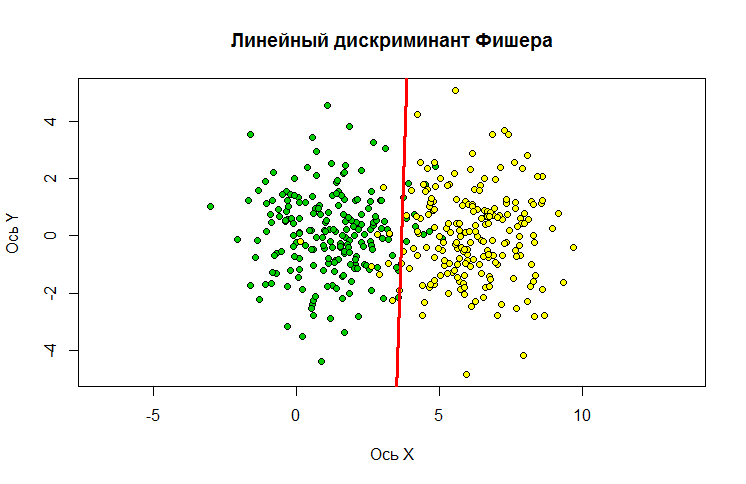

The R source for this figure:
estimateFisherCovarianceMatrix <- function(objects1, objects2, mu1, mu2)
  
{
  
  rows1 <- dim(objects1)[1]
  
  rows2 <- dim(objects2)[1]
  
  rows <- rows1 + rows2
  
  cols <- dim(objects1)[2]
  
  sigma <- matrix(0, cols, cols)
  
  for (i in 1:rows1)
    
  {
    
    sigma <- sigma + (t(objects1[i,] - mu1) %*% (objects1[i,] - mu1)) / (rows + 2)
    
  }
  
  for (i in 1:rows2)
    
  {
    
    sigma <- sigma + (t(objects2[i,] - mu2) %*% (objects2[i,] - mu2)) / (rows + 2)
    
  }
  
  return (sigma)
  
}

Sigma1 <- matrix(c(2, 0, 0, 2), 2, 2)

Sigma2 <- matrix(c(2, 0, 0, 2), 2, 2)

Mu1 <- c(1, 0)

Mu2 <- c(6, 0)

xy1 <- mvrnorm(n=ObjectsCountOfEachClass, Mu1, Sigma1)

xy2 <- mvrnorm(n=ObjectsCountOfEachClass, Mu2, Sigma2)

xl <- rbind(cbind(xy1, 1), cbind(xy2, 2))

colors <- c("green3", "yellow")

plot(xl[,1], xl[,2], pch = 21, bg = colors[xl[,3]], asp = 1, xlab = "Ось X", ylab = "Ось Y", main = "Линейный дискриминант Фишера")

objectsOfFirstClass <- xl[xl[,3] == 1, 1:2]

objectsOfSecondClass <- xl[xl[,3] == 2, 1:2]

mu1 <- estimateMu(objectsOfFirstClass)

mu2 <- estimateMu(objectsOfSecondClass)

Sigma <- estimateFisherCovarianceMatrix(objectsOfFirstClass, objectsOfSecondClass, mu1, mu2)

inverseSigma <- solve(Sigma)

alpha <- inverseSigma %*% t(mu1 - mu2)

mu_st <- (mu1 + mu2) / 2

beta <- mu_st %*% alpha

abline(beta / alpha[2,1], -alpha[1,1]/alpha[2,1], col = "red", lwd = 3, )
